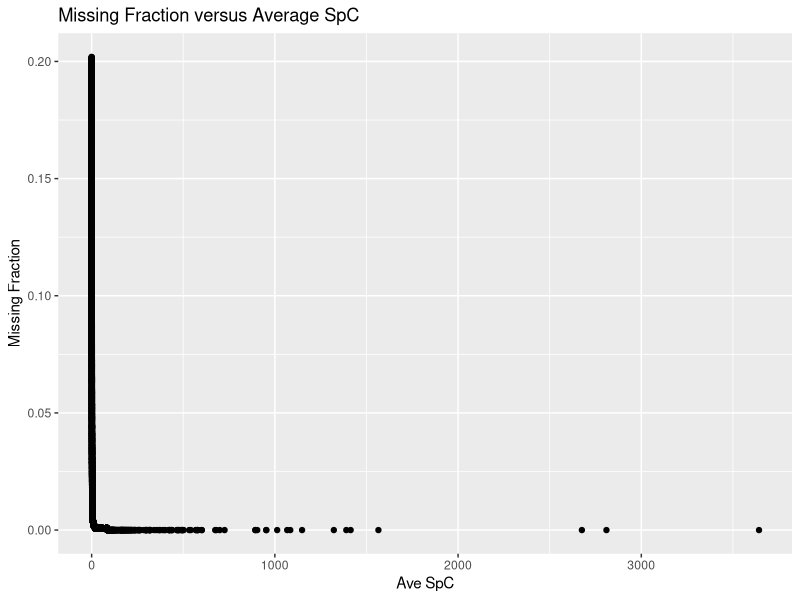
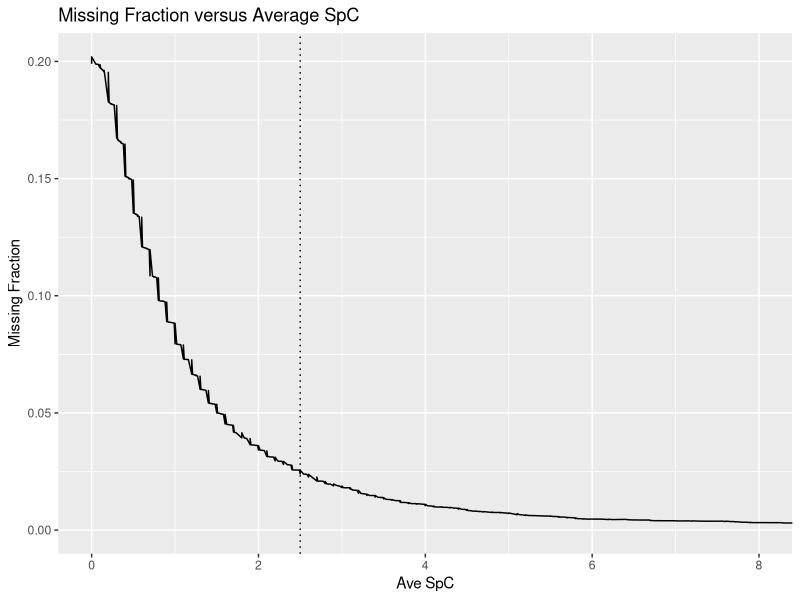
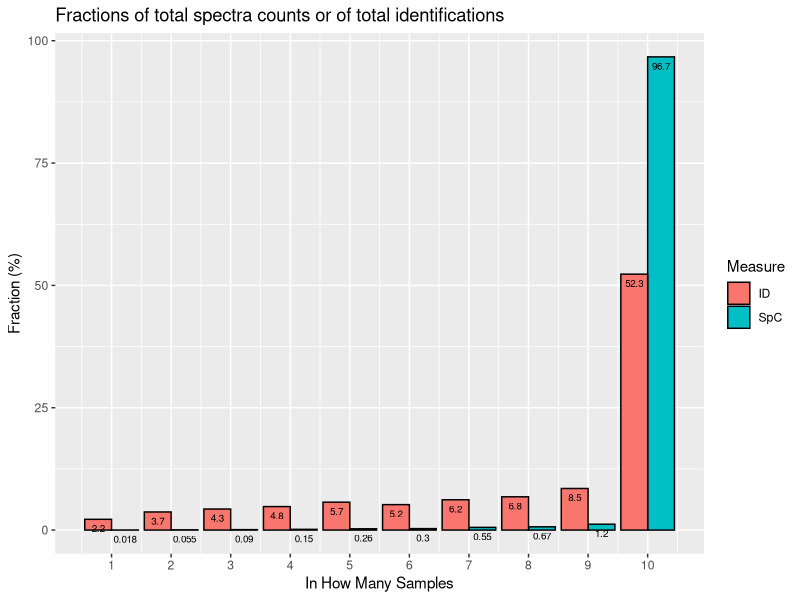
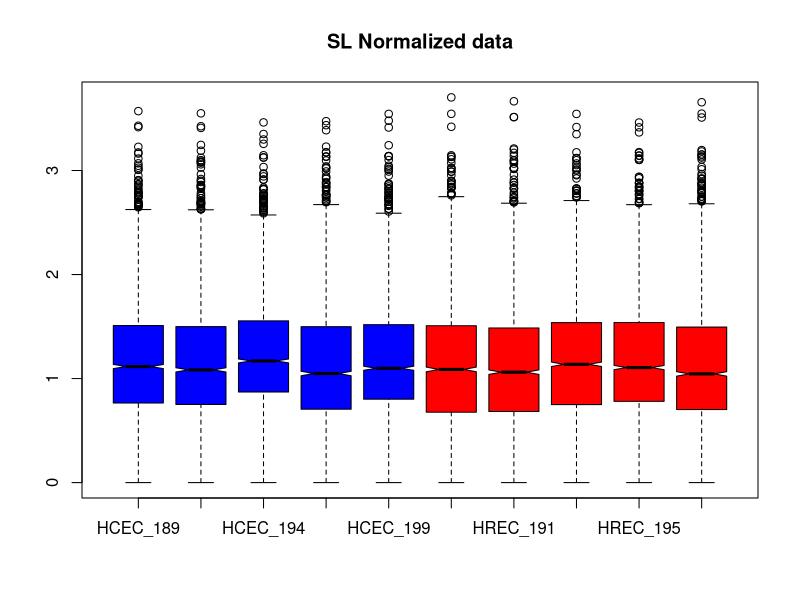
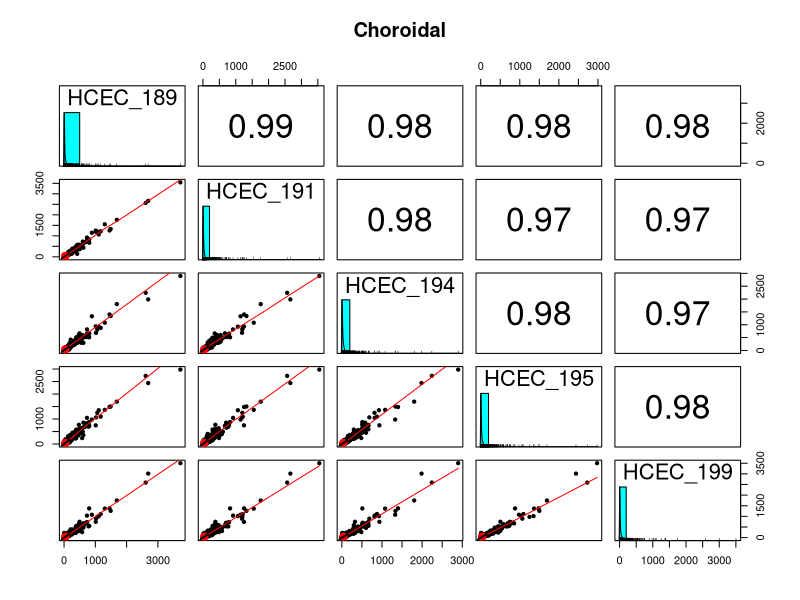
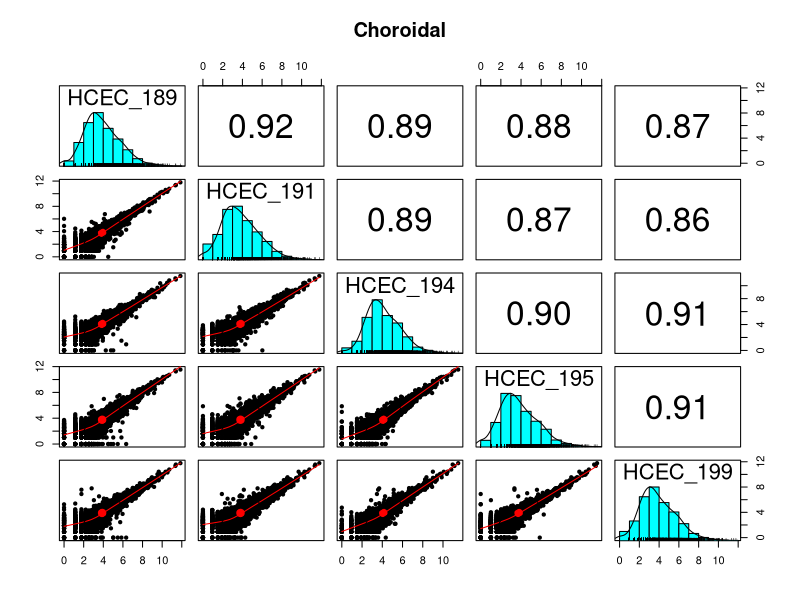
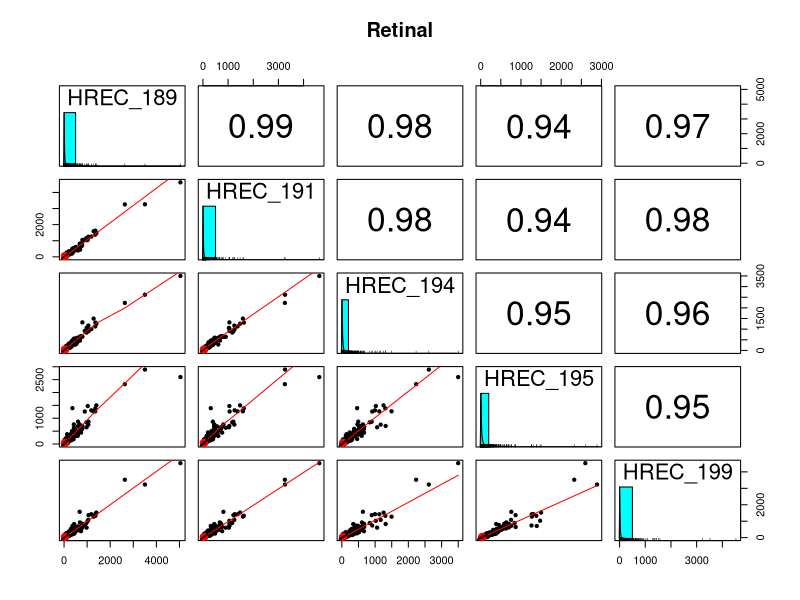
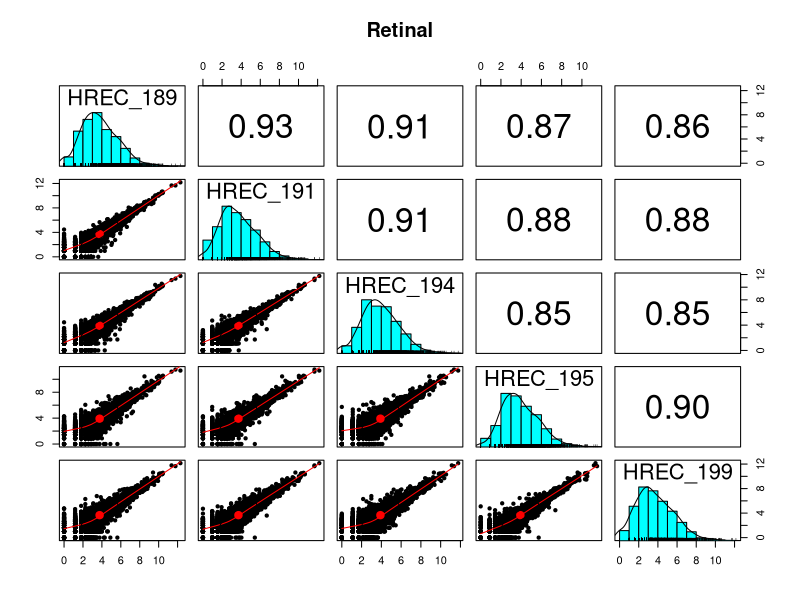

These charts were generated, in order, by the following R code:

library("tidyverse")
library("edgeR")
library("limma")
library("psych")
library("gridExtra")
library("stringr")
library("scales")

# read in the data
temp <- read_tsv("ave_missing.txt")

# make a basic plot
ggplot(temp, aes(x = Ave, y = FracMissing)) +
  geom_point() +
  ggtitle("Missing Fraction versus Average SpC") + 
  labs(x = "Ave SpC", y = "Missing Fraction")

# expanded x-axis plot
ggplot(temp, aes(x = Ave, y = FracMissing)) +
  geom_line() + 
  coord_cartesian(xlim = c(0, 8)) +
  ggtitle("Missing Fraction versus Average SpC") + 
  labs( x = "Ave SpC", y = "Missing Fraction") + 
  geom_vline(xintercept = 2.5, linetype = "dotted")

# read in the prepped data
paw_spc <- read_tsv("edgeR_input.txt")

# save accessions in vector and remove from data table
accession <- paw_spc$Accession
paw_spc <- select(paw_spc, -Accession)
head(paw_spc)
nrow(paw_spc)

# read in short table
freq <- read_tsv("Fractions_SpC_ID.txt")

# make a bar plot to summarize the data
ggplot(freq, aes(InHowMany, Fraction, fill = Measure)) +
  geom_bar(stat = "identity", color = "black", position = position_dodge()) +
  geom_text(aes(label = Fraction), vjust = 1.6, color = "black",
            position = position_dodge(0.9), size = 2.5) +
  scale_x_continuous( breaks = 1:10) +
  ggtitle("Fractions of total spectra counts or of total identifications") +
  xlab("In How Many Samples") + ylab("Fraction (%)")

# function for simple normalization
SL_Norm <- function(df, color = NULL, plot = TRUE) {
    # This makes each channel sum to the average grand total
        # df - data frame of TMT intensities
        # returns a new data frame with normalized values
    
    # compute scaling factors to make colsums match the average sum
    norm_facs <- mean(c(colSums(df))) / colSums(df)
    cat("SL Factors:\n", sprintf("%-5s -> %f\n", colnames(df), norm_facs))
    df_sl  <- sweep(df, 2, norm_facs, FUN = "*")
    
    # visualize results and return data frame
    if(plot == TRUE) {
        boxplot(log10(df_sl + 1), col = color, notch = TRUE, main = "SL Normalized data")
    }
    df_sl
}

# normalize the data before plotting
color <- c(rep('blue', 5), rep('red', 5))
paw_sl <- SL_Norm(paw_spc, color)

# shortcuts for the cell types
C <- 1:5
R <- 6:10

pairs.panels(paw_sl[C], main = "Choroidal")
pairs.panels(log2(paw_sl[C]+1), main = "Choroidal")
pairs.panels(paw_sl[R], main = "Retinal")
pairs.panels(log2(paw_sl[R]+1), main = "Retinal")

# load the data into edgeR data structures
# group labels need to be factors
y <- DGEList(counts = paw_spc, genes = accession)

# run the TMM normalization (and library size corrections)
y <- calcNormFactors(y)

apply_tmm_factors <- function(y, color = NULL, plot = TRUE) {
    # computes the tmm normalized data from the DGEList object
        # y - DGEList object
        # returns a dataframe with normalized intensities
    
    # compute grand total (library size) scalings
    lib_facs <- mean(y$samples$lib.size) / y$samples$lib.size

    # the TMM factors are library adjustment factors (so divide by them)
    norm_facs <- lib_facs / y$samples$norm.factors
    cat("Overall Factors (lib.size+TMM):\n", sprintf("%-5s -> %f\n", 
                                                     colnames(y$counts), norm_facs))

    # compute the normalized data as a new data frame
    df_tmm <- as.data.frame(sweep(y$counts, 2, norm_facs, FUN = "*"))
    colnames(df_tmm) <- str_c(colnames(y$counts), "_tmm")
    
    # visualize results and return data frame
    if(plot == TRUE) {
        boxplot(log10(df_tmm + 1), col = color, notch = TRUE, main = "TMM Normalized data")
    }
    df_tmm
}

paw_spc_tmm <- apply_tmm_factors(y, color)

# check clustering (6 different out of 1748 may not do much)
plotMDS(y)

CV <- function(df) {
    # Computes CVs of data frame rows
        # df - data frame, 
        # returns vector of CVs (%)
    ave <- rowMeans(df)    # compute averages
    sd <- apply(df, 1, sd) # compute standard deviations
    cv <- 100 * sd / ave   # compute CVs in percent (last thing gets returned)
}

labeled_boxplot <- function(df, ylim, title) {
    # Makes a box plot with the median value labeled
        # df - data frame with data to compute CVs of
        # ylim - upper limit for y-axis
        # title - plot title
    cv = CV(df)
    boxplot(cv, ylim = c(0, ylim), notch = TRUE, main = title)
    text(x = 0.65, y = boxplot.stats(cv)$stats[3], 
         labels = round(boxplot.stats(cv)$stats[3], 1))
}

# see what effect TMM had on CV distributions
par(mfrow = c(2, 2))
labeled_boxplot(paw_spc[C], 150, "Choroid before")
labeled_boxplot(paw_spc[C], 150, "Retina before")
labeled_boxplot(paw_spc_tmm[C], 150, "Choroid after")
labeled_boxplot(paw_spc_tmm[C], 150, "Retina after")
par(mfrow = c(1, 1))

group <- factor(c(rep("C", 5), rep("R", 5)))
yy <-  DGEList(counts = paw_spc, group = group, genes = accession)
yy <- calcNormFactors(yy)
yy <- estimateDisp(yy)
et <- exactTest(yy)
topTags(et)$table
summary(decideTests(et, p.value = 0.10))

# create the experimental design matrix
donor <- factor(rep(c(189, 191, 194, 195, 199), 2))
cell <- factor(c(rep("C", 5), rep("R", 5)))

# Example 4.1 in edgeR user's guide
design <- model.matrix(~donor+cell)
rownames(design) <- colnames(y)
design

# extimate the dispersion parameters and check
y <- estimateDisp(y, design, robust = TRUE)
y$common.dispersion
plotBCV(y, main = "Variance Trends")

# fit statistical models (design matrix already in y$design)
fit <- glmQLFit(y, design, robust = TRUE)
plotQLDisp(fit)

# if we do not specify a contrast, the default is the last column
# of the design matrix - a C versus R comparison
paired <- glmQLFTest(fit) # default comparison

# check test results
topTags(paired)
tt <- topTags(paired, n = Inf, sort.by = "none")$table
summary(decideTests(paired, p.value = 0.10))

collect_results <- function(df, tt, x, xlab, y, ylab) {
    # Computes new columns and extracts some columns to make results frame
        # df - data in data.frame
        # tt - top tags from edgeR test
        # x - columns for first condition
        # xlab - label for x
        # y - columns for second condition
        # ylab - label for y
        # returns a new dataframe
    
    # condition average vectors
    ave_x <- rowMeans(df[x])
    ave_y <- rowMeans(df[y])
    
    # FC, direction, candidates
    fc <- ifelse(ave_y > ave_x, (ave_y / ave_x), (-1 * ave_x / ave_y))
    direction <- ifelse(ave_y > ave_x, "up", "down")
    candidate <- cut(tt$FDR, breaks = c(-Inf, 0.01, 0.05, 0.10, 1.0), 
                     labels = c("high", "med", "low", "no"))
    
    # make data frame
    temp <- cbind(df[c(x, y)], data.frame(logFC = tt$logFC, FC = fc, 
                                          PValue = tt$PValue, FDR = tt$FDR, 
                                          ave_x = ave_x, ave_y = ave_y, 
                                          direction = direction, candidate = candidate, 
                                          Acc = tt$genes)) 
    
    # fix column headers for averages
    names(temp)[names(temp) %in% c("ave_x", "ave_y")]  <- str_c("ave_", c(xlab, ylab))    
    
    temp # return the data frame
}

# get the results summary
results <- collect_results(paw_spc_tmm, tt, C, "choroid", R, "retina")

pvalue_plots <- function(results, ylim, title) {
    # Makes p-value distribution plots
        # results - results data frame
        # ylim - ymax for expanded view
        # title - plot title
    p_plot <- ggplot(results, aes(PValue)) + 
        geom_histogram(bins = 100, fill = "white", color = "black") +
        geom_hline(yintercept = mean(hist(results$PValue, breaks = 100, 
                                     plot = FALSE)$counts[26:100]))

    # we will need an expanded plot
    p1 <- p_plot + ggtitle(str_c(title, " p-value distribution"))
    p2 <- p_plot + coord_cartesian(xlim = c(0, 1.0), ylim = c(0, ylim)) + ggtitle("p-values expanded")
    grid.arrange(p1, p2, nrow = 2) # from gridExtra package
}

# check the p-value distribution
pvalue_plots(results, 100, "Retina vs Choroid - SpC")

log2FC_plots <- function(results, range, title) {
    # Makes faceted log2FC plots by candidate
        # results - results data frame
        # range - plus/minus log2 x-axis limits
        # title - plot title
    ggplot(results, aes(x = logFC, fill = candidate)) +
        geom_histogram(binwidth=0.1, color = "black") +
        facet_wrap(~candidate) +
        ggtitle(title) + 
        coord_cartesian(xlim = c(-range, range))
}

# make log2FC plots
log2FC_plots(results, 4, "Faceted log2FC")

# see how many candidates are in each category
results %>% count(candidate)

transform <- function(results, x, y) {
    # Make data frame with some transformed columns
        # results - results data frame
        # x - columns for x condition
        # y - columns for y condition
        # return new data frame
    df <- data.frame(log10((results[x] + results[y])/2), 
                     log2(results[y] / results[x]), 
                     results$candidate,
                     -log10(results$FDR))
    colnames(df) <- c("A", "M", "candidate", "P")
    
    df # return the data frame
}

MA_plots <- function(results, x, y, title) {
    # makes MA-plot DE candidate ggplots
        # results - data frame with edgeR results and some condition average columns
        # x - string for x-axis column
        # y - string for y-axis column
        # title - title string to use in plots
        # returns a list of plots 
    
    # uses transformed data
    temp <- transform(results, x, y)
    
    # 2-fold change lines
    ma_lines <- list(geom_hline(yintercept = 0.0, color = "black"),
                     geom_hline(yintercept = 1.0, color = "black", linetype = "dotted"),
                     geom_hline(yintercept = -1.0, color = "black", linetype = "dotted"))

    # make main MA plot
    ma <- ggplot(temp, aes(x = A, y = M)) +
        geom_point(aes(color = candidate, shape = candidate)) +
        scale_y_continuous(paste0("logFC (", y, "/", x, ")")) +
        scale_x_continuous("Ave_intensity") +
        ggtitle(title) + 
        ma_lines
    
    # make separate MA plots
    ma_facet <- ggplot(temp, aes(x = A, y = M)) +
        geom_point(aes(color = candidate, shape = candidate)) +
        scale_y_continuous(paste0("log2 FC (", y, "/", x, ")")) +
        scale_x_continuous("log10 Ave_intensity") +
        ma_lines +
        facet_wrap(~ candidate) +
        ggtitle(str_c(title, " (separated)"))

    # make the plots visible
    print(ma)
    print(ma_facet)
}    

# make MA plots
MA_plots(results, "ave_choroid", "ave_retina", "Choroid vs Retina")

scatter_plots <- function(results, x, y, title) {
    # makes scatter-plot DE candidate ggplots
        # results - data frame with edgeR results and some condition average columns
        # x - string for x-axis column
        # y - string for y-axis column
        # title - title string to use in plots
        # returns a list of plots
    
    # 2-fold change lines
    scatter_lines <- list(geom_abline(intercept = 0.0, slope = 1.0, color = "black"),
                          geom_abline(intercept = 0.301, slope = 1.0, color = "black", linetype = "dotted"),
                          geom_abline(intercept = -0.301, slope = 1.0, color = "black", linetype = "dotted"),
                          scale_y_log10(),
                          scale_x_log10())

    # make main scatter plot
    scatter <- ggplot(results, aes_string(x, y)) +
        geom_point(aes(color = candidate, shape = candidate)) +
        ggtitle(title) + 
        scatter_lines

    # make separate scatter plots
    scatter_facet <- ggplot(results, aes_string(x, y)) +
        geom_point(aes(color = candidate, shape = candidate)) +
        scatter_lines +
        facet_wrap(~ candidate) +
        ggtitle(str_c(title, " (separated)")) 

    # make the plots visible
    print(scatter)
    print(scatter_facet)
}

# make scatter plots
scatter_plots(results, "ave_choroid", "ave_retina", "Choroid vs Retina")

volcano_plot <- function(results, x, y, title) {
    # makes a volcano plot
        # results - a data frame with edgeR results
        # x - string for the x-axis column
        # y - string for y-axis column
        # title - plot title string
    
    # uses transformed data
    temp <- transform(results, x, y)
    
    # build the plot
    ggplot(temp, aes(x = M, y = P)) +
        geom_point(aes(color = candidate, shape = candidate)) +
        xlab("log2 FC") +
        ylab("-log10 FDR") +
        ggtitle(str_c(title, " Volcano Plot"))
}

# make a volcano plot
volcano_plot(results, "ave_choroid", "ave_retina", "Choroid vs Retina")

# write results
write.table(results, "edgeR_results.txt", sep = "\t", row.names = FALSE, na = " ")

# log the session
sessionInfo()
